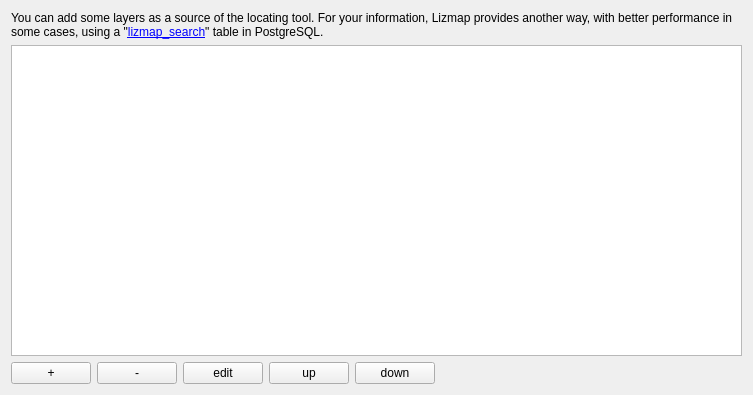
             <widget class="QWidget" name="scrollAreaWidgetContents_4">
              <property name="geometry">
               <rect>
                <x>0</x>
                <y>0</y>
                <width>753</width>
                <height>395</height>
               </rect>
              </property>
              <layout class="QVBoxLayout" name="verticalLayout_12">
               <item>
                <widget class="QLabel" name="label_28">
                 <property name="text">
                  <string>&lt;html&gt;&lt;head/&gt;&lt;body&gt;&lt;p&gt;You can add some layers as a source of the locating tool. For your information, Lizmap provides another way, with better performance in some cases, using a &amp;quot;&lt;a href=&quot;https://docs.lizmap.com/current/en/publish/advanced_lizmap_config.html#postgresql-search&quot;&gt;&lt;span style=&quot; text-decoration: underline; color:#0000ff;&quot;&gt;lizmap_search&lt;/span&gt;&lt;/a&gt;&amp;quot; table in PostgreSQL.&lt;/p&gt;&lt;/body&gt;&lt;/html&gt;</string>
                 </property>
                 <property name="wordWrap">
                  <bool>true</bool>
                 </property>
                 <property name="openExternalLinks">
                  <bool>true</bool>
                 </property>
                </widget>
               </item>
               <item>
                <widget class="QTableWidget" name="table_locate_by_layer"/>
               </item>
               <item>
                <layout class="QVBoxLayout" name="verticalLayout_7">
                 <item>
                  <layout class="QHBoxLayout" name="horizontalLayout_16">
                   <item>
                    <widget class="QPushButton" name="add_locate_layer_button">
                     <property name="text">
                      <string notr="true">+</string>
                     </property>
                    </widget>
                   </item>
                   <item>
                    <widget class="QPushButton" name="remove_locate_layer_button">
                     <property name="text">
                      <string notr="true">-</string>
                     </property>
                    </widget>
                   </item>
                   <item>
                    <widget class="QPushButton" name="edit_locate_layer_button">
                     <property name="text">
                      <string notr="true">edit</string>
                     </property>
                    </widget>
                   </item>
                   <item>
                    <widget class="QPushButton" name="up_locate_layer_button">
                     <property name="text">
                      <string notr="true">up</string>
                     </property>
                    </widget>
                   </item>
                   <item>
                    <widget class="QPushButton" name="down_locate_layer_button">
                     <property name="text">
                      <string notr="true">down</string>
                     </property>
                    </widget>
                   </item>
                   <item>
                    <spacer name="horizontalSpacer_12">
                     <property name="orientation">
                      <enum>Qt::Horizontal</enum>
                     </property>
                     <property name="sizeHint" stdset="0">
                      <size>
                       <width>40</width>
                       <height>20</height>
                      </size>
                     </property>
                    </spacer>
                   </item>
                  </layout>
                 </item>
                </layout>
               </item>
              </layout>
             </widget>
